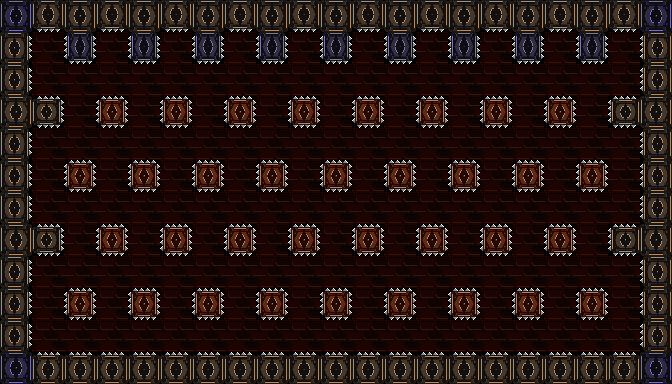

Below is a game level as drawn by its tile map, then a one-line description and the .tmx file that defines it, in full:
An orthogonal 21x12 tile map with 32x32 px tiles, 1 tile layer (Tile Layer 1).

<map version="1.0" tiledversion="1.0.3" orientation="orthogonal" renderorder="right-down" width="21" height="12" tilewidth="32" tileheight="32" nextobjectid="1">
 <tileset firstgid="1" source="tileset.tsx" />
 <layer name="Tile Layer 1" width="21" height="12">
  <data encoding="csv">
17,18,14,18,14,18,14,18,14,18,14,18,14,18,14,18,14,18,14,18,17,
21,1,43,1,43,1,43,1,43,1,43,1,43,1,43,1,43,1,43,1,20,
21,1,1,1,1,1,1,1,1,1,1,1,1,1,1,1,1,1,1,1,20,
14,38,1,6,1,6,1,6,1,6,1,6,1,6,1,6,1,6,1,40,14,
21,1,1,1,1,1,1,1,1,1,1,1,1,1,1,1,1,1,1,1,20,
21,1,6,1,6,1,6,1,6,1,6,1,6,1,6,1,6,1,6,1,20,
21,1,1,1,1,1,1,1,1,1,1,1,1,1,1,1,1,1,1,1,20,
14,38,1,6,1,6,1,6,1,6,1,6,1,6,1,6,1,6,1,40,14,
21,1,1,1,1,1,1,1,1,1,1,1,1,1,1,1,1,1,1,1,20,
21,1,6,1,6,1,6,1,6,1,6,1,6,1,6,1,6,1,6,1,20,
21,1,1,1,1,1,1,1,1,1,1,1,1,1,1,1,1,1,1,1,20,
17,19,19,19,19,19,19,19,19,19,19,19,19,19,19,19,19,19,19,19,17
</data>
 </layer>
</map>
